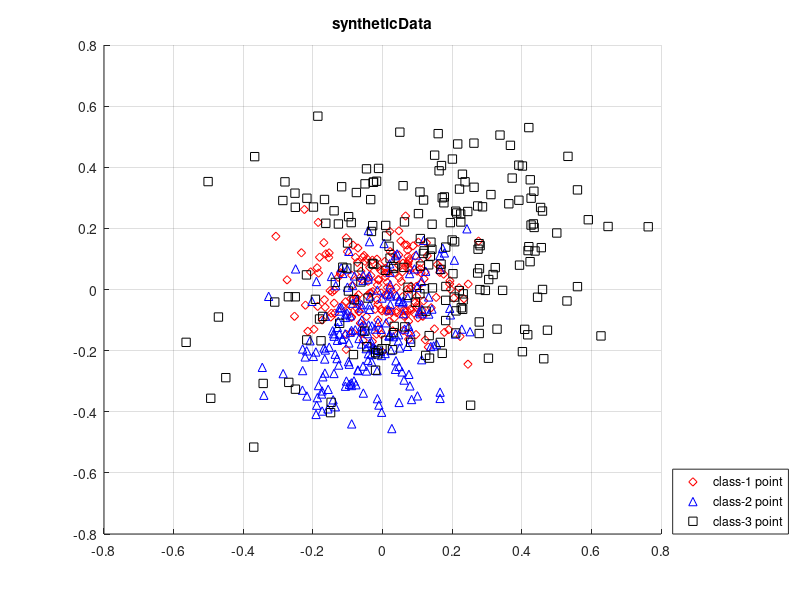

The MATLAB script that drew this image: (Note: this script raises an error after producing the figure.)
% This code demonstrates the proposed objective function for discovering
% the most informative receptive fields in images.
% Specifically, a synthetic dataset is generated, including three cluters
% to stand for three images, and the most correlated image regions or the
% common foreground objects are represented by the points lying in the
% intersection of the three clusters.
%
%
% Readers can directly run main_syntheticData.m to see the results, and the
% intermediate results/figures are automatically stored in 'figures' folder.
%
%
% For details, readers are suggested to refer to the following report:
%       Shu Kong, "Collaborative Receptive Field Learning", arXiv, 2014
%
% 
% The code is writen by
%           Shu Kong (Aimery)
%           aimerykong@gmail.com
%           http://www.ics.uci.edu/~skong2/
%           Dec. 2013, release version available on Jan. 13, 2014
%              updated: Nov. 16, 2015

clear;
close all;
clc;

%% prelude
%sigma = .2; % sigma controls the Gaussian kernel that convert pair-wise distance to similarity

K = 18;  % select K desired receptive fields

lambdaL = 10;
lambdaD = .01; % discriminative term (2) -- make the selected points more "class-pure" 
lambdaE = 20; % equal-size term (3) -- a very large lambda1 means that the points are being selected from class to class iteratively
lambdaB = 2; % balance term (4) -- make the size of clusters represented by selected point similar

ChoiceGraphBuilding = 'overall_knn'; % which way to build the graph, overall_knn or individual_knn or nothing
knn = 7; % knn-graph to measure RF similarity
eta = .4; % soft-threshold the similarity graph to remove some "dissimilar" pairs

distBound = 0.30;

pointNum = 200;

%% data generation and visualization colors
switch2Display = true;   % set this switch as 'true' to display the results

%strOptPoint = {'rd', 'md', 'b^', 'c^', 'ks', 'ys', 'gx'};
strOptPoint = {'rd', 'b^', 'ks', 'gx'};
strOptExemplar = {'ro', 'bo', 'ko'};
gtColor =  'gp';
OrgPoint = [0.1; 0.1];

X = cell(1, 3);
X{1} = sqrt(0.01) * randn(2, pointNum);
X{1}(1, :) = 1.1*X{1}(1, :);
theta = -50 / 180 * pi;
rotMat = [cos(theta), -sin(theta); sin(theta), cos(theta) ];
X{1} = rotMat*X{1};
X{1} = repmat( [0; 0], 1, size(X{1}, 2) ) + X{1};

X{2} = sqrt(0.01) * randn(2, pointNum);
X{2}(1, :) = 1.5*X{2}(1, :);
theta = 60 / 180 * pi;
rotMat = [cos(theta), -sin(theta); sin(theta), cos(theta) ];
X{2} = rotMat*X{2};
X{2} = repmat( [-0.05; -0.15], 1, size(X{2}, 2) ) + X{2};

X{3} = sqrt(0.01) * randn(2, pointNum);
X{3}(1, :) = 2.7*X{3}(1, :);
X{3}(2, :) = 2.0*X{3}(2, :);
theta = 30 / 180 * pi;
rotMat = [cos(theta), -sin(theta); sin(theta), cos(theta) ];
X{3} = rotMat*X{3};
X{3} = repmat( [0.1; 0.1], 1, size(X{3}, 2) ) + X{3};

%% visualize the original dataset
%%{
tempPoint = [];
ttt = 1;
if switch2Display
    figure; hold on; grid on;
    for c = 1:length(X)
        a = X{c} - repmat(OrgPoint, 1, size(X{c},2));
        a = sqrt(sum(a.^2, 1) );
        a = find(a > distBound);        
        tt(ttt) = plot( X{c}(1, :), X{c}(2, :), strOptPoint{c}  );
        ttt = ttt+1;
        
        tempPoint = [tempPoint  a(1)];
        
%         a = setdiff(1:size(X{c},2), a);
%         tt(ttt) = plot( X{c}(1, a), X{c}(2, a), strOptPoint{c}, 'linewidth', 4, 'MarkerSize', 4 );
%         ttt= ttt+1;
        %plot( X{c}(1, a), X{c}(2, a), gtColor  );
        
        tempPoint = [tempPoint  a(1)];
    end
    titleName = 'syntheticData';
    title( titleName );
    legend( [tt(1), tt(2), tt(3) ],...
        'class-1 point','class-2 point','class-3 point', 'Location', 'SouthEastoutside');
%     legend( [tt(1), tt(2), tt(3), tt(4), tt(5), tt(6), ],...
%         'class-1 background point','class-1 foreground point','class-2 background point','class-2 foreground point','class-3 foreground point','class-3 background point',...
%         'Location', 'SouthEast');
    hold off;
%     saveas(gcf, ['./figures/' titleName '.eps'], 'psc2');
%     saveas(gcf,['./figures/' titleName '.fig']);
end
%}

%% fetch the data, extracting RF candidates for all images from specific category
numImg = length(X);
%pointNum = pointNum + pointNumGT;
fprintf('fetch the data (receptive fields candidates)...\n');
imgIdx = zeros( 1, numImg*pointNum );
for i = 1:numImg
    imgIdx(1+pointNum*(i-1):i*pointNum ) = i;
end

%% exemplar selection
Xmat = cell2mat(X);
[SimilarityGraph, SimilarityGraph_full]= graphConstruction(Xmat, imgIdx, ChoiceGraphBuilding, knn);

% tic
% RFpositive = DiscriminativeExemplarSelection_standardGreedy(SimilarityGraph, SimilarityGraph_full, SimilarityGraph_full, imgIdx, K, lambdaL, lambdaD, lambdaE, lambdaB);
% toc

tic
RFpositive = DiscriminativeExemplarSelection_LazyGreedy(SimilarityGraph, SimilarityGraph_full, SimilarityGraph_full, imgIdx, K, lambdaL, lambdaD, lambdaE, lambdaB);
toc


%% check similarity of two lists of exemplars
%{
a = sort(RFpositive1);
b = sort(RFpositive);
flag = true;
ai = 1;
bi = 1;
count = 0;
while flag
    if a(ai) == b(bi)
        count = count + 1;
        ai = ai + 1;
        bi = bi + 1;
    else
        if a(ai) < b(bi)
            ai = ai + 1;
        else
            bi = bi + 1;
        end
    end    
    if ai > length(a) || bi > length(b)
        flag = false;
    end
end
fprintf('similarity between selected exemplars: %.4f\n', count/length(a));
%}

%% visualize the selected RFs
% RFpositive; % find(SelectedFlag);
if switch2Display
    figure; hold on; grid on;
    ttt = 1;
    tt = [];
    for c = 1:3
        tt(ttt) = plot( X{c}(1, :), X{c}(2, :), strOptPoint{c}  );
        ttt = ttt+1;
    end
    IdxImg = imgIdx(RFpositive); % image index
    for i = 1:length(RFpositive)
        plot( Xmat(1, RFpositive(i)), Xmat(2, RFpositive(i)), strOptExemplar{IdxImg(i)}, 'linewidth', 3, 'MarkerSize', 11);        
    end
    
    a = imgIdx(RFpositive);
    b = find(a==1);
    b = b(1);
    b = RFpositive(b);
    tt(ttt) = plot( X{1}(1, b), X{1}(2, b), strOptExemplar{1}, 'linewidth', 3, 'MarkerSize', 11  );
    ttt = ttt+1;
    
    b = find(a==2);
    b = b(1);
    b = RFpositive(b) - pointNum;
    tt(ttt) = plot( X{2}(1, b), X{2}(2, b), strOptExemplar{2}, 'linewidth', 3, 'MarkerSize', 11  );
    ttt = ttt+1;
    
    b = find(a==3);
    b = b(1);
    b = RFpositive(b) - 2*pointNum;
    tt(ttt) = plot( X{3}(1, b), X{3}(2, b), strOptExemplar{3}, 'linewidth', 3, 'MarkerSize', 11  );
    ttt = ttt+1;
    
    titleName = 'selected exemplars';
    hold off; title(titleName);
    legend( [tt(1), tt(4), tt(2), tt(5), tt(3), tt(6), ],...
        'class-1 point', 'class-1 selected point', 'class-2 point', 'class-2 selected point', 'class-3 point','class-3 selected point',...
        'Location', 'SouthEastoutside');
    hold off;
%     saveas(gcf, ['./figures/' titleName '.eps'], 'psc2');
%     saveas(gcf,['./figures/' titleName '.fig'])
%     saveas(gcf,['./figures/' titleName '.jpg']);
end

%% visualize the marginal gain at each iteration
%{
if switch2Display
    az = 30;
    el = 15;
    for iter = 1:size(storeIteration, 2)
        ttt = 1;
        tt = [];
        curFigure = figure(3); hold on; grid on; 
        titleName = ['marginalGainIteration-' num2str(iter)];
        title( titleName );
        for c =1:3
            tt(ttt) = plot3( X{c}(1, :), X{c}(2, :), storeIteration(1+pointNum*(c-1):pointNum*c, iter), strOptPoint{c}  );
            ttt = ttt+1;
        end
        for i = 1:iter
           tt(ttt) = plot3( Xmat(1, RFpositive(i)), Xmat(2, RFpositive(i)), storeIteration( RFpositive(i), iter ), ...
                strOptExemplar{IdxImg(i)}, 'linewidth', 3, 'MarkerSize', 11);
            ttt = ttt+1;
        end
        view(az, el);
%         saveas(gcf, ['./figures/' titleName '.eps'], 'psc2');
%         saveas(gcf,['./figures/' titleName '.fig']);
        saveas(gcf,['./figures/' titleName '.jpg']);
       	close(curFigure)
    end
end
%}


